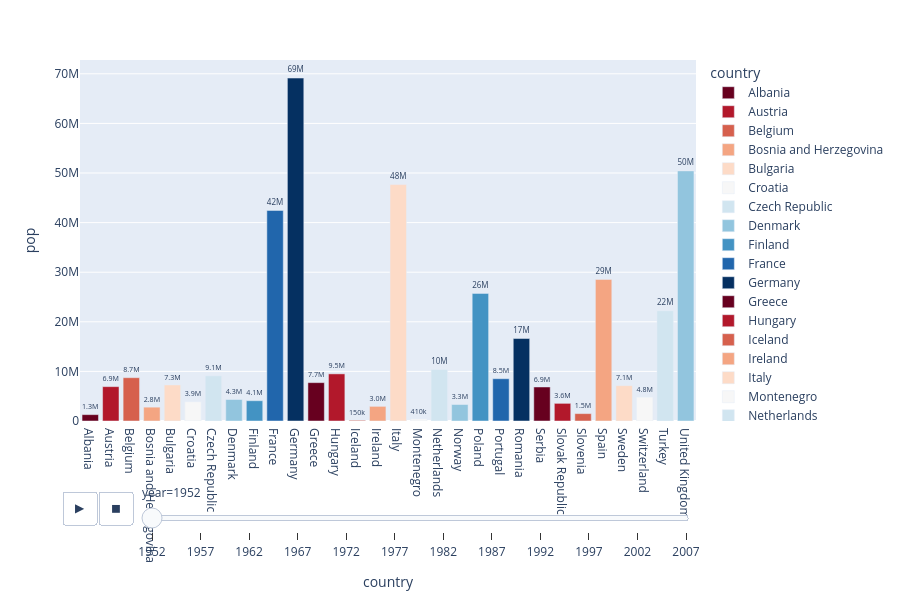

Notebook cell for this chart:
### Code cell
import plotly.colors
europe=gap.query('continent=="Europe"')
# animination plot 
px.bar(europe,x='country',y='pop',animation_frame='year',color='country',
      text='pop',color_discrete_sequence=plotly.colors.sequential.RdBu,height=600).update_traces(texttemplate='%{text:.2s}',textposition='outside')

### Figure 1 — Plotly figure (JSON) as saved in the notebook; plotly's stock layout.template omitted (floating-point values rounded to 4 significant figures)
{"data": [{"hovertemplate": "country=%{x}<br>year=1952<br>pop=%{text}<extra></extra>", "legendgroup": "Albania", "marker": {"color": "rgb(103,0,31)", "pattern": {"shape": ""}}, "name": "Albania", "orientation": "v", "showlegend": true, "text": [1283000.0], "textposition": "outside", "texttemplate": "%{text:.2s}", "type": "bar", "x": ["Albania"], "xaxis": "x", "y": [1282697], "yaxis": "y"}, {"hovertemplate": "country=%{x}<br>year=1952<br>pop=%{text}<extra></extra>", "legendgroup": "Austria", "marker": {"color": "rgb(178,24,43)", "pattern": {"shape": ""}}, "name": "Austria", "orientation": "v", "showlegend": true, "text": [6928000.0], "textposition": "outside", "texttemplate": "%{text:.2s}", "type": "bar", "x": ["Austria"], "xaxis": "x", "y": [6927772], "yaxis": "y"}, {"hovertemplate": "country=%{x}<br>year=1952<br>pop=%{text}<extra></extra>", "legendgroup": "Belgium", "marker": {"color": "rgb(214,96,77)", "pattern": {"shape": ""}}, "name": "Belgium", "orientation": "v", "showlegend": true, "text": [8730000.0], "textposition": "outside", "texttemplate": "%{text:.2s}", "type": "bar", "x": ["Belgium"], "xaxis": "x", "y": [8730405], "yaxis": "y"}, {"hovertemplate": "country=%{x}<br>year=1952<br>pop=%{text}<extra></extra>", "legendgroup": "Bosnia and Herzegovina", "marker": {"color": "rgb(244,165,130)", "pattern": {"shape": ""}}, "name": "Bosnia and Herzegovina", "orientation": "v", "showlegend": true, "text": [2791000.0], "textposition": "outside", "texttemplate": "%{text:.2s}", "type": "bar", "x": ["Bosnia and Herzegovina"], "xaxis": "x", "y": [2791000], "yaxis": "y"}, {"hovertemplate": "country=%{x}<br>year=1952<br>pop=%{text}<extra></extra>", "legendgroup": "Bulgaria", "marker": {"color": "rgb(253,219,199)", "pattern": {"shape": ""}}, "name": "Bulgaria", "orientation": "v", "showlegend": true, "text": [7275000.0], "textposition": "outside", "texttemplate": "%{text:.2s}", "type": "bar", "x": ["Bulgaria"], "xaxis": "x", "y": [7274900], "yaxis": "y"}, {"hovertemplate": "country=%{x}<br>year=1952<br>pop=%{text}<extra></extra>", "legendgroup": "Croatia", "marker": {"color": "rgb(247,247,247)", "pattern": {"shape": ""}}, "name": "Croatia", "orientation": "v", "showlegend": true, "text": [3882000.0], "textposition": "outside", "texttemplate": "%{text:.2s}", "type": "bar", "x": ["Croatia"], "xaxis": "x", "y": [3882229], "yaxis": "y"}, {"hovertemplate": "country=%{x}<br>year=1952<br>pop=%{text}<extra></extra>", "legendgroup": "Czech Republic", "marker": {"color": "rgb(209,229,240)", "pattern": {"shape": ""}}, "name": "Czech Republic", "orientation": "v", "showlegend": true, "text": [9125000.0], "textposition": "outside", "texttemplate": "%{text:.2s}", "type": "bar", "x": ["Czech Republic"], "xaxis": "x", "y": [9125183], "yaxis": "y"}, {"hovertemplate": "country=%{x}<br>year=1952<br>pop=%{text}<extra></extra>", "legendgroup": "Denmark", "marker": {"color": "rgb(146,197,222)", "pattern": {"shape": ""}}, "name": "Denmark", "orientation": "v", "showlegend": true, "text": [4334000.0], "textposition": "outside", "texttemplate": "%{text:.2s}", "type": "bar", "x": ["Denmark"], "xaxis": "x", "y": [4334000], "yaxis": "y"}, {"hovertemplate": "country=%{x}<br>year=1952<br>pop=%{text}<extra></extra>", "legendgroup": "Finland", "marker": {"color": "rgb(67,147,195)", "pattern": {"shape": ""}}, "name": "Finland", "orientation": "v", "showlegend": true, "text": [4090000.0], "textposition": "outside", "texttemplate": "%{text:.2s}", "type": "bar", "x": ["Finland"], "xaxis": "x", "y": [4090500], "yaxis": "y"}, {"hovertemplate": "country=%{x}<br>year=1952<br>pop=%{text}<extra></extra>", "legendgroup": "France", "marker": {"color": "rgb(33,102,172)", "pattern": {"shape": ""}}, "name": "France", "orientation": "v", "showlegend": true, "text": [42460000.0], "textposition": "outside", "texttemplate": "%{text:.2s}", "type": "bar", "x": ["France"], "xaxis": "x", "y": [42459667], "yaxis": "y"}, {"hovertemplate": "country=%{x}<br>year=1952<br>pop=%{text}<extra></extra>", "legendgroup": "Germany", "marker": {"color": "rgb(5,48,97)", "pattern": {"shape": ""}}, "name": "Germany", "orientation": "v", "showlegend": true, "text": [69150000.0], "textposition": "outside", "texttemplate": "%{text:.2s}", "type": "bar", "x": ["Germany"], "xaxis": "x", "y": [69145952], "yaxis": "y"}, {"hovertemplate": "country=%{x}<br>year=1952<br>pop=%{text}<extra></extra>", "legendgroup": "Greece", "marker": {"color": "rgb(103,0,31)", "pattern": {"shape": ""}}, "name": "Greece", "orientation": "v", "showlegend": true, "text": [7733000.0], "textposition": "outside", "texttemplate": "%{text:.2s}", "type": "bar", "x": ["Greece"], "xaxis": "x", "y": [7733250], "yaxis": "y"}, {"hovertemplate": "country=%{x}<br>year=1952<br>pop=%{text}<extra></extra>", "legendgroup": "Hungary", "marker": {"color": "rgb(178,24,43)", "pattern": {"shape": ""}}, "name": "Hungary", "orientation": "v", "showlegend": true, "text": [9504000.0], "textposition": "outside", "texttemplate": "%{text:.2s}", "type": "bar", "x": ["Hungary"], "xaxis": "x", "y": [9504000], "yaxis": "y"}, {"hovertemplate": "country=%{x}<br>year=1952<br>pop=%{text}<extra></extra>", "legendgroup": "Iceland", "marker": {"color": "rgb(214,96,77)", "pattern": {"shape": ""}}, "name": "Iceland", "orientation": "v", "showlegend": true, "text": [148000.0], "textposition": "outside", "texttemplate": "%{text:.2s}", "type": "bar", "x": ["Iceland"], "xaxis": "x", "y": [147962], "yaxis": "y"}, {"hovertemplate": "country=%{x}<br>year=1952<br>pop=%{text}<extra></extra>", "legendgroup": "Ireland", "marker": {"color": "rgb(244,165,130)", "pattern": {"shape": ""}}, "name": "Ireland", "orientation": "v", "showlegend": true, "text": [2952000.0], "textposition": "outside", "texttemplate": "%{text:.2s}", "type": "bar", "x": ["Ireland"], "xaxis": "x", "y": [2952156], "yaxis": "y"}, {"hovertemplate": "country=%{x}<br>year=1952<br>pop=%{text}<extra></extra>", "legendgroup": "Italy", "marker": {"color": "rgb(253,219,199)", "pattern": {"shape": ""}}, "name": "Italy", "orientation": "v", "showlegend": true, "text": [47670000.0], "textposition": "outside", "texttemplate": "%{text:.2s}", "type": "bar", "x": ["Italy"], "xaxis": "x", "y": [47666000], "yaxis": "y"}, {"hovertemplate": "country=%{x}<br>year=1952<br>pop=%{text}<extra></extra>", "legendgroup": "Montenegro", "marker": {"color": "rgb(247,247,247)", "pattern": {"shape": ""}}, "name": "Montenegro", "orientation": "v", "showlegend": true, "text": [413800.0], "textposition": "outside", "texttemplate": "%{text:.2s}", "type": "bar", "x": ["Montenegro"], "xaxis": "x", "y": [413834], "yaxis": "y"}, {"hovertemplate": "country=%{x}<br>year=1952<br>pop=%{text}<extra></extra>", "legendgroup": "Netherlands", "marker": {"color": "rgb(209,229,240)", "pattern": {"shape": ""}}, "name": "Netherlands", "orientation": "v", "showlegend": true, "text": [10380000.0], "textposition": "outside", "texttemplate": "%{text:.2s}", "type": "bar", "x": ["Netherlands"], "xaxis": "x", "y": [10381988], "yaxis": "y"}, {"hovertemplate": "country=%{x}<br>year=1952<br>pop=%{text}<extra></extra>", "legendgroup": "Norway", "marker": {"color": "rgb(146,197,222)", "pattern": {"shape": ""}}, "name": "Norway", "orientation": "v", "showlegend": true, "text": [3328000.0], "textposition": "outside", "texttemplate": "%{text:.2s}", "type": "bar", "x": ["Norway"], "xaxis": "x", "y": [3327728], "yaxis": "y"}, {"hovertemplate": "country=%{x}<br>year=1952<br>pop=%{text}<extra></extra>", "legendgroup": "Poland", "marker": {"color": "rgb(67,147,195)", "pattern": {"shape": ""}}, "name": "Poland", "orientation": "v", "showlegend": true, "text": [25730000.0], "textposition": "outside", "texttemplate": "%{text:.2s}", "type": "bar", "x": ["Poland"], "xaxis": "x", "y": [25730551], "yaxis": "y"}, {"hovertemplate": "country=%{x}<br>year=1952<br>pop=%{text}<extra></extra>", "legendgroup": "Portugal", "marker": {"color": "rgb(33,102,172)", "pattern": {"shape": ""}}, "name": "Portugal", "orientation": "v", "showlegend": true, "text": [8526000.0], "textposition": "outside", "texttemplate": "%{text:.2s}", "type": "bar", "x": ["Portugal"], "xaxis": "x", "y": [8526050], "yaxis": "y"}, {"hovertemplate": "country=%{x}<br>year=1952<br>pop=%{text}<extra></extra>", "legendgroup": "Romania", "marker": {"color": "rgb(5,48,97)", "pattern": {"shape": ""}}, "name": "Romania", "orientation": "v", "showlegend": true, "text": [16630000.0], "textposition": "outside", "texttemplate": "%{text:.2s}", "type": "bar", "x": ["Romania"], "xaxis": "x", "y": [16630000], "yaxis": "y"}, {"hovertemplate": "country=%{x}<br>year=1952<br>pop=%{text}<extra></extra>", "legendgroup": "Serbia", "marker": {"color": "rgb(103,0,31)", "pattern": {"shape": ""}}, "name": "Serbia", "orientation": "v", "showlegend": true, "text": [6860000.0], "textposition": "outside", "texttemplate": "%{text:.2s}", "type": "bar", "x": ["Serbia"], "xaxis": "x", "y": [6860147], "yaxis": "y"}, {"hovertemplate": "country=%{x}<br>year=1952<br>pop=%{text}<extra></extra>", "legendgroup": "Slovak Republic", "marker": {"color": "rgb(178,24,43)", "pattern": {"shape": ""}}, "name": "Slovak Republic", "orientation": "v", "showlegend": true, "text": [3558000.0], "textposition": "outside", "texttemplate": "%{text:.2s}", "type": "bar", "x": ["Slovak Republic"], "xaxis": "x", "y": [3558137], "yaxis": "y"}, {"hovertemplate": "country=%{x}<br>year=1952<br>pop=%{text}<extra></extra>", "legendgroup": "Slovenia", "marker": {"color": "rgb(214,96,77)", "pattern": {"shape": ""}}, "name": "Slovenia", "orientation": "v", "showlegend": true, "text": [1490000.0], "textposition": "outside", "texttemplate": "%{text:.2s}", "type": "bar", "x": ["Slovenia"], "xaxis": "x", "y": [1489518], "yaxis": "y"}, {"hovertemplate": "country=%{x}<br>year=1952<br>pop=%{text}<extra></extra>", "legendgroup": "Spain", "marker": {"color": "rgb(244,165,130)", "pattern": {"shape": ""}}, "name": "Spain", "orientation": "v", "showlegend": true, "text": [28550000.0], "textposition": "outside", "texttemplate": "%{text:.2s}", "type": "bar", "x": ["Spain"], "xaxis": "x", "y": [28549870], "yaxis": "y"}, {"hovertemplate": "country=%{x}<br>year=1952<br>pop=%{text}<extra></extra>", "legendgroup": "Sweden", "marker": {"color": "rgb(253,219,199)", "pattern": {"shape": ""}}, "name": "Sweden", "orientation": "v", "showlegend": true, "text": [7125000.0], "textposition": "outside", "texttemplate": "%{text:.2s}", "type": "bar", "x": ["Sweden"], "xaxis": "x", "y": [7124673], "yaxis": "y"}, {"hovertemplate": "country=%{x}<br>year=1952<br>pop=%{text}<extra></extra>", "legendgroup": "Switzerland", "marker": {"color": "rgb(247,247,247)", "pattern": {"shape": ""}}, "name": "Switzerland", "orientation": "v", "showlegend": true, "text": [4815000.0], "textposition": "outside", "texttemplate": "%{text:.2s}", "type": "bar", "x": ["Switzerland"], "xaxis": "x", "y": [4815000], "yaxis": "y"}, {"hovertemplate": "country=%{x}<br>year=1952<br>pop=%{text}<extra></extra>", "legendgroup": "Turkey", "marker": {"color": "rgb(209,229,240)", "pattern": {"shape": ""}}, "name": "Turkey", "orientation": "v", "showlegend": true, "text": [22240000.0], "textposition": "outside", "texttemplate": "%{text:.2s}", "type": "bar", "x": ["Turkey"], "xaxis": "x", "y": [22235677], "yaxis": "y"}, {"hovertemplate": "country=%{x}<br>year=1952<br>pop=%{text}<extra></extra>", "legendgroup": "United Kingdom", "marker": {"color": "rgb(146,197,222)", "pattern": {"shape": ""}}, "name": "United Kingdom", "orientation": "v", "showlegend": true, "text": [50430000.0], "textposition": "outside", "texttemplate": "%{text:.2s}", "type": "bar", "x": ["United Kingdom"], "xaxis": "x", "y": [50430000], "yaxis": "y"}], "layout": {"barmode": "relative", "height": 600, "legend": {"title": {"text": "country"}, "tracegroupgap": 0}, "margin": {"t": 60}, "sliders": [{"active": 0, "currentvalue": {"prefix": "year="}, "len": 0.9, "pad": {"b": 10, "t": 60}, "steps": [{"args": [["1952"], {"frame": {"duration": 0, "redraw": true}, "fromcurrent": true, "mode": "immediate", "transition": {"duration": 0, "easing": "linear"}}], "label": "1952", "method": "animate"}, {"args": [["1957"], {"frame": {"duration": 0, "redraw": true}, "fromcurrent": true, "mode": "immediate", "transition": {"duration": 0, "easing": "linear"}}], "label": "1957", "method": "animate"}, {"args": [["1962"], {"frame": {"duration": 0, "redraw": true}, "fromcurrent": true, "mode": "immediate", "transition": {"duration": 0, "easing": "linear"}}], "label": "1962", "method": "animate"}, {"args": [["1967"], {"frame": {"duration": 0, "redraw": true}, "fromcurrent": true, "mode": "immediate", "transition": {"duration": 0, "easing": "linear"}}], "label": "1967", "method": "animate"}, {"args": [["1972"], {"frame": {"duration": 0, "redraw": true}, "fromcurrent": true, "mode": "immediate", "transition": {"duration": 0, "easing": "linear"}}], "label": "1972", "method": "animate"}, {"args": [["1977"], {"frame": {"duration": 0, "redraw": true}, "fromcurrent": true, "mode": "immediate", "transition": {"duration": 0, "easing": "linear"}}], "label": "1977", "method": "animate"}, {"args": [["1982"], {"frame": {"duration": 0, "redraw": true}, "fromcurrent": true, "mode": "immediate", "transition": {"duration": 0, "easing": "linear"}}], "label": "1982", "method": "animate"}, {"args": [["1987"], {"frame": {"duration": 0, "redraw": true}, "fromcurrent": true, "mode": "immediate", "transition": {"duration": 0, "easing": "linear"}}], "label": "1987", "method": "animate"}, {"args": [["1992"], {"frame": {"duration": 0, "redraw": true}, "fromcurrent": true, "mode": "immediate", "transition": {"duration": 0, "easing": "linear"}}], "label": "1992", "method": "animate"}, {"args": [["1997"], {"frame": {"duration": 0, "redraw": true}, "fromcurrent": true, "mode": "immediate", "transition": {"duration": 0, "easing": "linear"}}], "label": "1997", "method": "animate"}, {"args": [["2002"], {"frame": {"duration": 0, "redraw": true}, "fromcurrent": true, "mode": "immediate", "transition": {"duration": 0, "easing": "linear"}}], "label": "2002", "method": "animate"}, {"args": [["2007"], {"frame": {"duration": 0, "redraw": true}, "fromcurrent": true, "mode": "immediate", "transition": {"duration": 0, "easing": "linear"}}], "label": "2007", "method": "animate"}], "x": 0.1, "xanchor": "left", "y": 0, "yanchor": "top"}], "updatemenus": [{"buttons": [{"args": [null, {"frame": {"duration": 500, "redraw": true}, "fromcurrent": true, "mode": "immediate", "transition": {"duration": 500, "easing": "linear"}}], "label": "&#9654;", "method": "animate"}, {"args": [[null], {"frame": {"duration": 0, "redraw": true}, "fromcurrent": true, "mode": "immediate", "transition": {"duration": 0, "easing": "linear"}}], "label": "&#9724;", "method": "animate"}], "direction": "left", "pad": {"r": 10, "t": 70}, "showactive": false, "type": "buttons", "x": 0.1, "xanchor": "right", "y": 0, "yanchor": "top"}], "xaxis": {"anchor": "y", "categoryarray": ["Albania", "Austria", "Belgium", "Bosnia and Herzegovina", "Bulgaria", "Croatia", "Czech Republic", "Denmark", "Finland", "France", "Germany", "Greece", "Hungary", "Iceland", "Ireland", "Italy", "Montenegro", "Netherlands", "Norway", "Poland", "Portugal", "Romania", "Serbia", "Slovak Republic", "Slovenia", "Spain", "Sweden", "Switzerland", "Turkey", "United Kingdom"], "categoryorder": "array", "domain": [0, 1], "title": {"text": "country"}}, "yaxis": {"anchor": "x", "domain": [0, 1], "title": {"text": "pop"}}}}
